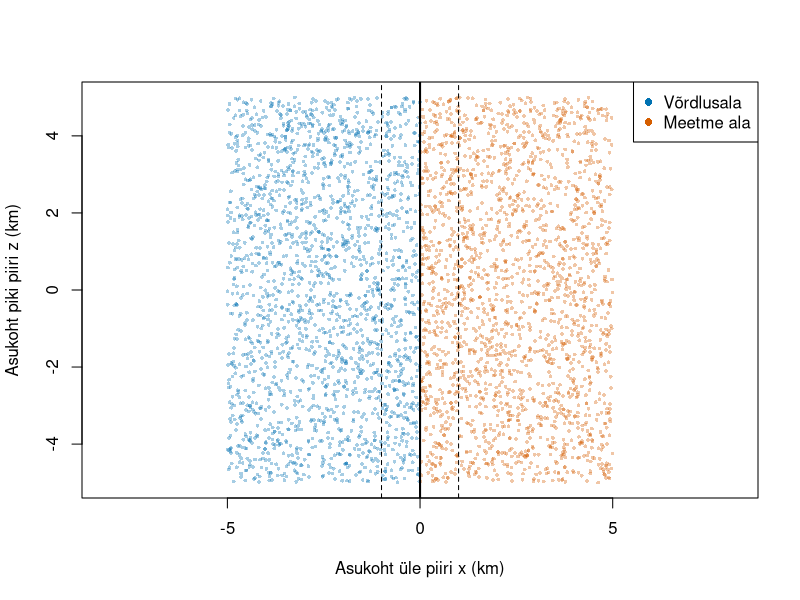
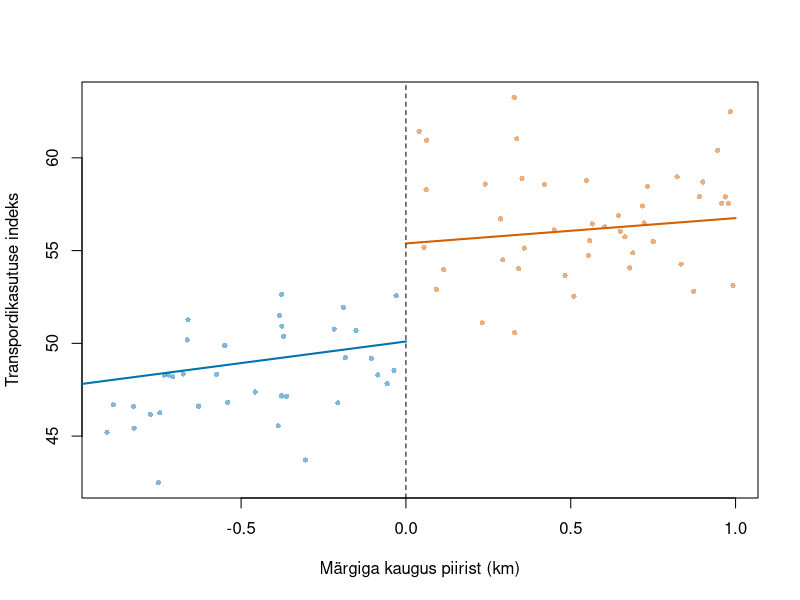

These charts were generated, in order, by the following R code:
## ---- chunk 1
#| label: ruumiline-rdd-andmed
set.seed(2026)
n <- 4000

df <- data.frame(
  x = runif(n, -5, 5),
  z = runif(n, -5, 5)
)

df$D <- as.integer(df$x >= 0)
df$r <- df$x

tau_true <- 5
df$Y0 <- 50 + 2 * df$x + 3 * df$z + rnorm(n, sd = 3)
df$Y <- df$Y0 + tau_true * df$D
## ---- chunk 2
#| label: fig-ruumiline-rdd-kaart
#| fig-cap: "Simuleeritud asukohad. Must joon on halduspiir ja katkendjooned piiritlevad hindamisel kasutatava piirkonna."
#| fig-width: 7
#| fig-height: 5
h <- 1
varvid <- c("#0072B2", "#D55E00")

plot(df$x, df$z,
     col = adjustcolor(varvid[df$D + 1], alpha.f = 0.35),
     pch = 16, cex = 0.5,
     xlab = "Asukoht üle piiri x (km)",
     ylab = "Asukoht piki piiri z (km)", asp = 1)
abline(v = 0, lwd = 2)
abline(v = c(-h, h), lty = 2)
legend("topright",
       legend = c("Võrdlusala", "Meetme ala"),
       col = varvid, pch = 16, bg = "white")
## ---- chunk 3
#| label: ruumiline-rdd-hindamine
local_df <- subset(df, abs(r) <= h)

m_space <- lm(Y ~ D * r + z, data = local_df)
summary(m_space)

# D kordaja mõõdab hüpet piiril.
ci <- confint(m_space, "D")
data.frame(
  tegelik_moju = tau_true,
  hinnatud_moju = unname(coef(m_space)["D"]),
  usaldusvahemik_alumine = ci[1, 1],
  usaldusvahemik_ulemine = ci[1, 2],
  vaatlusi = nrow(local_df)
)
## ---- chunk 4
#| label: fig-ruumiline-rdd-hupe
#| fig-cap: "Tulemus piiri ümbruses. Jooned on mudeli ennustused koordinaadil z = 0 ning nende vahe piiril on hinnatud meetme mõju."
#| fig-width: 7
#| fig-height: 4.5
show_df <- subset(local_df, abs(z) <= 0.5)

plot(show_df$r, show_df$Y,
     col = adjustcolor(varvid[show_df$D + 1], alpha.f = 0.5),
     pch = 16, cex = 0.7,
     xlab = "Märgiga kaugus piirist (km)",
     ylab = "Transpordikasutuse indeks")

left <- data.frame(r = seq(-h, 0, length.out = 100), D = 0, z = 0)
right <- data.frame(r = seq(0, h, length.out = 100), D = 1, z = 0)
lines(left$r, predict(m_space, newdata = left),
      col = varvid[1], lwd = 2)
lines(right$r, predict(m_space, newdata = right),
      col = varvid[2], lwd = 2)
abline(v = 0, lty = 2)
## ---- chunk 5
#| label: ruumiline-rdd-aknad
aknad <- c(0.5, 1, 1.5, 2)

tundlikkus <- do.call(rbind, lapply(aknad, function(h_i) {
  d_i <- subset(df, abs(r) <= h_i)
  m_i <- lm(Y ~ D * r + z, data = d_i)
  ci_i <- confint(m_i, "D")
  data.frame(
    aken_km = h_i,
    vaatlusi = nrow(d_i),
    moju = unname(coef(m_i)["D"]),
    alumine = ci_i[1, 1],
    ulemine = ci_i[1, 2]
  )
}))

knitr::kable(tundlikkus, digits = 3)
